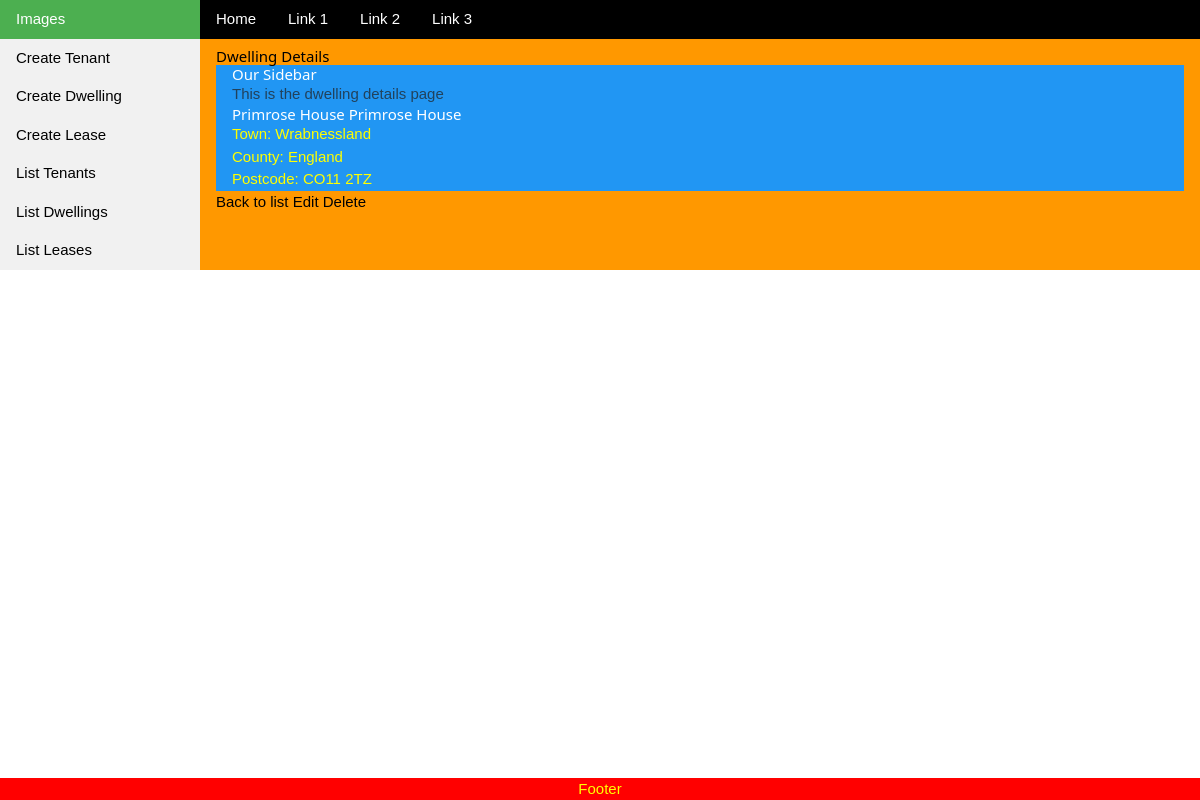
Page /portfolio/detail_dwelling/4/ on the committed database.
### PropertiesApp/models/dwelling_model.py (models this page shows, shortened)
class Dwelling(models.Model):
    house = models.CharField(max_length=100)
    street = models.CharField(max_length=100, blank=True, null=True)
    town = models.CharField(max_length=100, blank=True, null=True)
    county = models.CharField(max_length=100, blank=True, null=True)
    postcode = models.CharField(max_length=20)
    created_at = models.DateTimeField(auto_now_add=True)
    updated_at = models.DateTimeField(auto_now=True)

### PropertiesApp/views/dwelling_views.py (the view)
class DwellingDetailView(DetailView):
    model = Dwelling
    form_class = DwellingDetailForm
    context_object_name = "dwelling"
    template_name = "PropertiesApp/detail_dwelling.html"

### PropertiesApp/templates/PropertiesApp/detail_dwelling.html
{% extends "PropertiesApp/properties_app_base.html" %}
{% block content %}
    <h2>Dwelling Details</h2>
    <div class="w3-container w3-blue">
        <h3>Our Sidebar</h3>
        <p class='text-muted'>This is the dwelling details page </p>
        <h2>{{ dwelling.house }} {{ dwelling.street }}</h2>
        <p>Town: {{ dwelling.town }}</p>
        <p>County: {{ dwelling.county }}</p>
        <p>Postcode: {{ dwelling.postcode }}</p>
    </div>
    <a href="{% url 'list-dwelling' %}">Back to list</a>
    <a href="{% url 'update-dwelling' dwelling.pk %}">Edit</a>
    <a href="{% url 'delete-dwelling' dwelling.pk %}">Delete</a>
  {% endblock content %}

### PropertiesApp/static/css/w3.css (style rules this page uses)
*,*:before,*:after { box-sizing:inherit }
html { -ms-text-size-adjust:100%;-webkit-text-size-adjust:100% }
body { margin:0 }
a { background-color:transparent }
html,body { font-family:Verdana,sans-serif;font-size:15px;line-height:1.5 }
html { overflow-x:hidden }
h2 { font-size:30px }
h3 { font-size:24px }
h1,h2,h3,h4,h5,h6 { font-family:"Segoe UI",Arial,sans-serif;font-weight:400;margin:10px 0 }
a { color:inherit }
.w3-container:after,.w3-container:before,.w3-panel:after,.w3-panel:before,.w3-row:after,.w3-row:before,.w3-row-padding:after,.w3-row-padding:before, .w3-cell-row:before,.w3-cell-row:after,.w3-clear:after,.w3-clear:before,.w3-bar:before,.w3-bar:after { content:"";display:table;clear:both }
.w3-container,.w3-panel { padding:0.01em 16px }
.w3-blue,.w3-hover-blue:hover { color:#fff!important;background-color:#2196F3!important }

### MyPortfolioBase/templates/base.html (style rules this page uses)
html, body { height: 100vh; margin: 0; }
p { color: yellow; }

### rows in the picture
Dwelling: house "Primrose House", street "Primrose House", town "Wrabnessland", county "England", postcode "CO11 2TZ"
